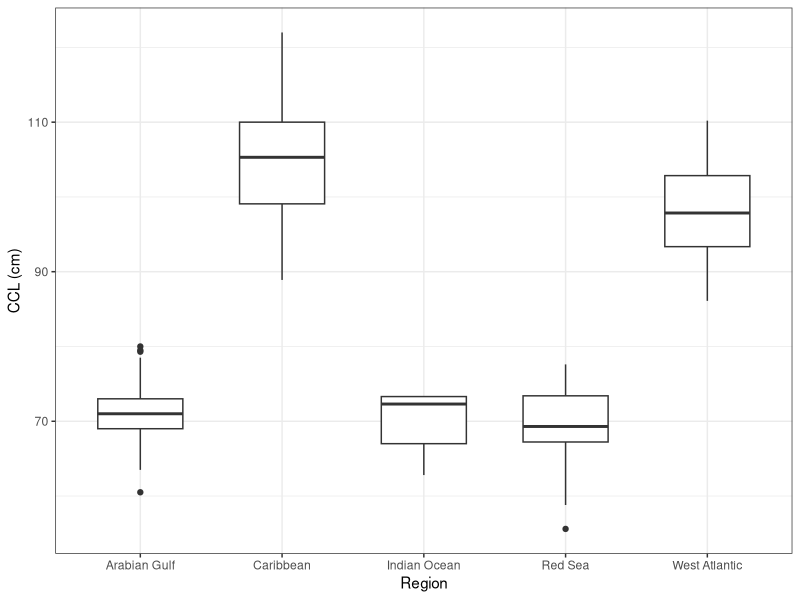
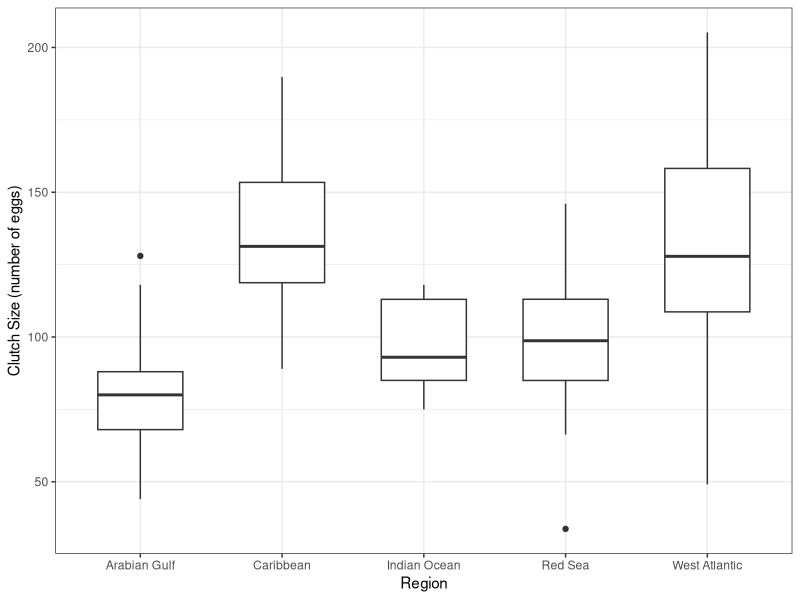
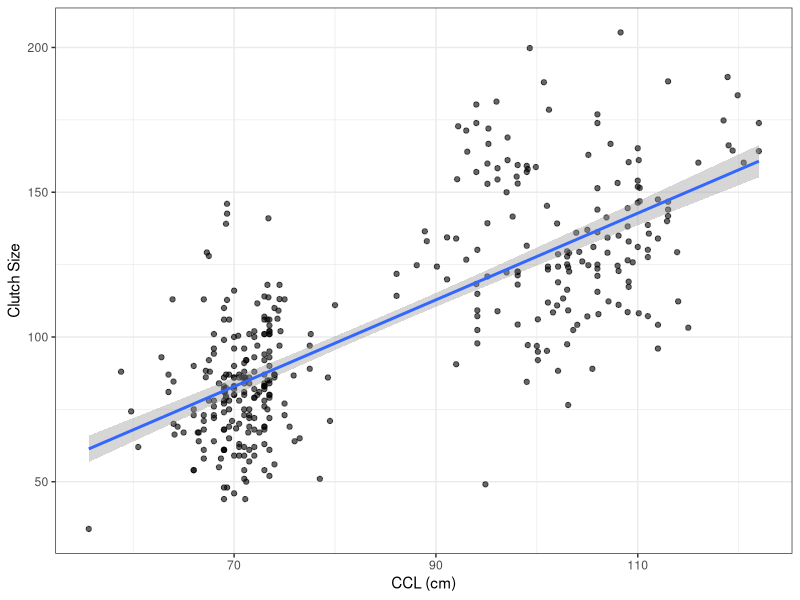

Here is the R script that generated these plots, in order:
## ---- chunk 1
# ggplot(turtles.clean, aes(x = `Curved Carapace Length`, y = `Clutch Size`)) +
#   geom_point() +
#   facet_wrap(~region) +
#   theme_bw()
## ---- chunk 2
# ggplot(turtles.clean, aes(x = region, y = `Clutch Size`, fill = region)) +
#   geom_boxplot() +
#   theme_bw()
## ---- chunk 3
library(tidyverse)

turtles = read_csv("pone.0203257.s001.csv") # read the data file
## ---- chunk 4
library(tidyverse)

turtles.clean = turtles |>
    select(-`Nesting Season Length (d)`, -`SCL`, -`CCW`, -`Reference`) |> # get rid of columns we are not using
    drop_na(`CCL`, `Clutch Size`, `Region`) |> # drop missing values in useful columns
    rename(`Curved Carapace Length` = CCL) # rename columns to be clearer
## ---- chunk 5
#| label: fig-ccl-across-regions
#| fig-cap: "Comparison of Curved Carapace Length Across Regions"
#| fig-width: 5
#| fig-height: 3
#| scale: "80%"
#| fig-align: "center"
#| size: scriptsize

library(ggplot2)

turtles.clean |>
  ggplot(aes(x = Region, y = `Curved Carapace Length`)) +
  geom_boxplot(width = 0.6) +
  labs(
    x = "Region",
    y = "CCL (cm)"
  ) +
  theme_bw()
## ---- chunk 6
#| label: tbl-ccl-by-region
#| tbl-cap: "Curved Carapace Lengths Across Regions"
#| tbl-align: "center"
#| echo: false

table.2 = turtles.clean |>
  group_by(Region) |> # groups numerical summaries by region for clarity
  summarize(
    mean.ccl = mean(`Curved Carapace Length`, na.rm = TRUE), #na.rm = TRUE gets rid of NAs
    median.ccl = median(`Curved Carapace Length`, na.rm = TRUE),
    sd.ccl = sd(`Curved Carapace Length`, na.rm = TRUE),
    iqr.ccl = IQR(`Curved Carapace Length`, na.rm = TRUE),
    skew.ccl = e1071::skewness(`Curved Carapace Length`, na.rm = TRUE),
    e.kurt.ccl = e1071::kurtosis(`Curved Carapace Length`, na.rm = TRUE),
    n.ccl = n()
  )

  knitr::kable(table.2, digits = 2)
## ---- chunk 7
#| label: fig-clutch-size-across-regions
#| fig-cap: "Comparison of Clutch Size Across Regions"
#| fig-width: 5
#| fig-height: 3
#| scale: "80%"
#| fig-align: "center"
#| size: scriptsize

turtles.clean |>
  ggplot(aes(x = Region, y = `Clutch Size`)) +
  geom_boxplot(width = 0.6) +
  labs(
    x = "Region",
    y = "Clutch Size (number of eggs)"
  ) +
  theme_bw()
## ---- chunk 8
#| label: tbl-clutch-size-by-region
#| tbl-cap: "Clutch Sizes Across Regions"
#| tbl-align: "center"
#| echo: false

table.3 = turtles.clean |>
  group_by(Region) |> # groups numerical summaries by region for clarity
  summarize(
    mean.clutch = mean(`Clutch Size`, na.rm = TRUE), #na.rm = T gets rid of NAs
    median.clutch = median(`Clutch Size`, na.rm = TRUE),
    sd.clutch = sd(`Clutch Size`, na.rm = TRUE),
    iqr.clutch = IQR(`Clutch Size`, na.rm = TRUE),
    skew.clutch = e1071::skewness(`Clutch Size`, na.rm = TRUE),
    e.kurt.clutch = e1071::kurtosis(`Clutch Size`, na.rm = TRUE),
    n = n()
  )

  knitr::kable(table.3, digits = 2)
## ---- chunk 9
#| label: fig-turtle-size-v-clutch-size
#| fig-cap: "Relationship Between Turtle Size and Clutch Size"
#| fig-width: 5
#| fig-height: 3
#| scale: "80%"
#| fig-align: "center"
#| size: scriptsize

turtles.clean |>
  ggplot(aes(x = `Curved Carapace Length`, y = `Clutch Size`)) +
  geom_point(alpha = 0.6) +
  geom_smooth(method = "lm") +
  labs(
    x = "CCL (cm)",
    y = "Clutch Size"
  ) +
  theme_bw()
## ---- chunk 10
#| label: tbl-ccl-v-clutch-size
#| tbl-cap: "Correlation of Curved Carapce Length and Clutch Size"
#| tbl-align: "center"
#| echo: false

correlation = turtles.clean |>
  summarize(
    n = sum(!is.na(`Curved Carapace Length`) & !is.na(`Clutch Size`)), # count
    corr = cor(`Curved Carapace Length`,`Clutch Size`, method = "pearson", use = "complete.obs") # complete.obs gets rid of NAs
  ) 

  knitr::kable(correlation, digits = 2) 
